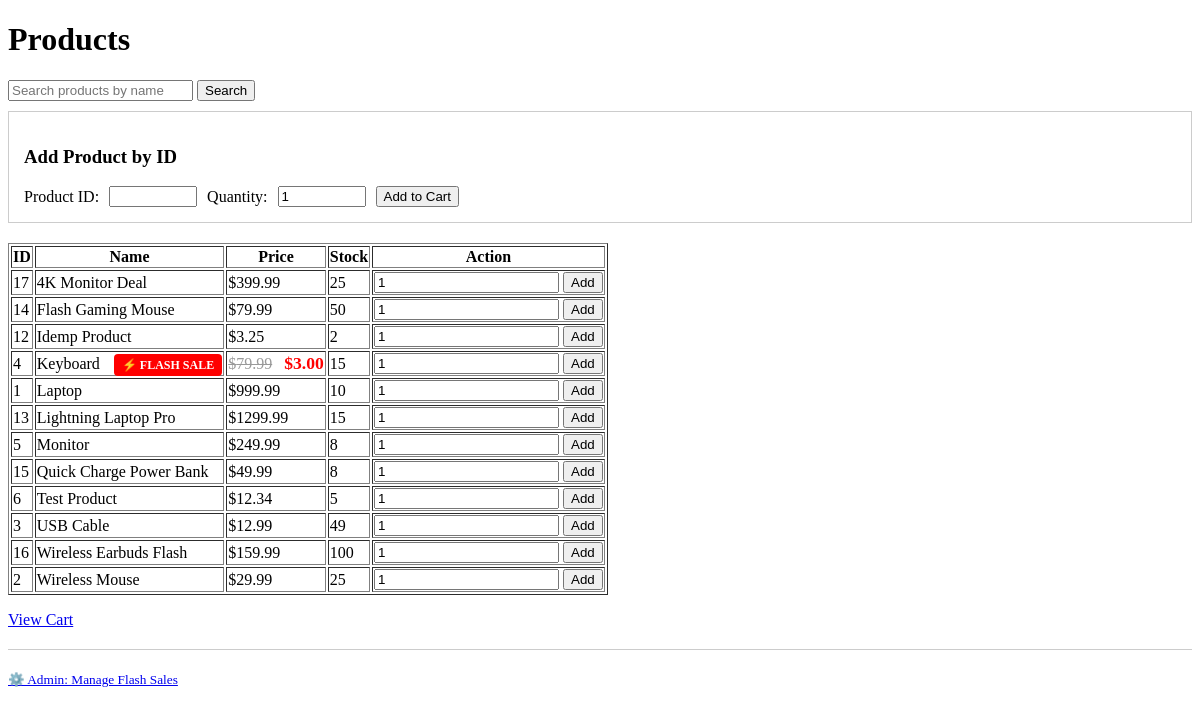
/products, run on an earlier commit of the app's database.
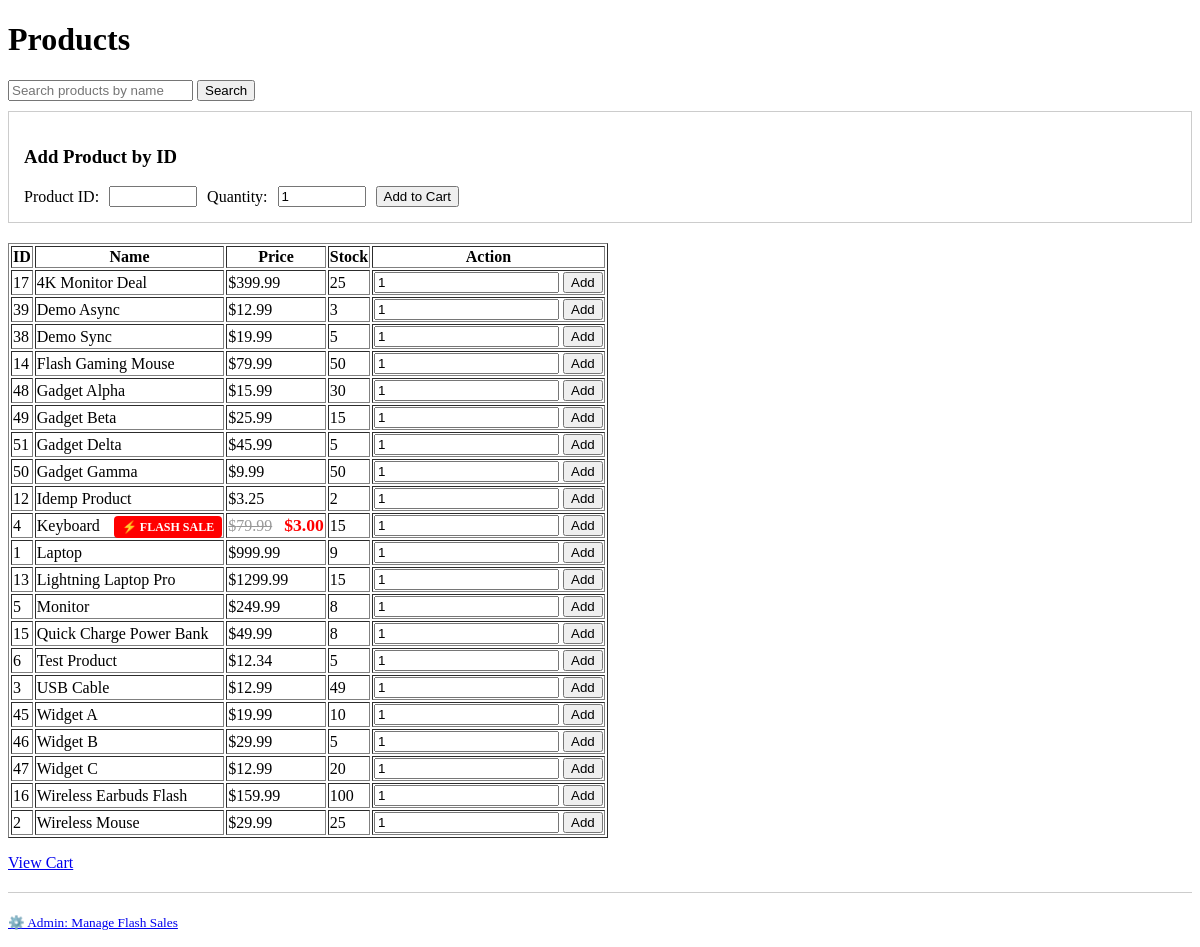
And on a later commit of the database.
### tables this page shows
CREATE TABLE product (
	id INTEGER PRIMARY KEY AUTOINCREMENT,
	name TEXT NOT NULL UNIQUE,
    price_cents INTEGER NOT NULL CHECK(price_cents >= 0),
    stock INTEGER NOT NULL CHECK(stock >= 0),
    active INTEGER NOT NULL DEFAULT 1 CHECK(active IN (0,1)),
    -- NEW: Flash sale columns
    flash_sale_active INTEGER DEFAULT 0,
    flash_sale_price_cents INTEGER
, flash_price_cents INTEGER CHECK(flash_price_cents >= 0), sale_start TIMESTAMP, sale_end TIMESTAMP);

### src/app.py (the view)
    @app.route("/products")
    def products():
        q = request.args.get("q", "").strip()
        conn = get_conn()
        try:
            try:
                repo = AProductRepo(conn)
                if q:
                    rows = repo.search_products(q)
                else:
                    rows = repo.get_all_products()
            except Exception:
                rows = []
                flash(
                    "Product table not available. Partner A needs to add user/product schema and seed.",
                    "error",
                )
            return render_template("products.html", products=rows, q=q)
        finally:
            conn.close()

### src/dao.py (called while the page is built)
def get_connection(db_path: str) -> sqlite3.Connection:
    conn = sqlite3.connect(db_path)
    conn.row_factory = sqlite3.Row
    conn.execute("PRAGMA foreign_keys = ON")
    return conn

### src/product_repo.py (called while the page is built)
    def get_all_products(self):
        cursor = self.conn.execute(
            """SELECT id, name, price_cents, stock,
                      flash_sale_active, flash_sale_price_cents
               FROM product
               WHERE active = 1
               ORDER BY name"""
        )
        rows = cursor.fetchall()
        products = []
        for row in rows:
            product = dict(row)
            if product['flash_sale_active'] == 1 and product['flash_sale_price_cents']:
                product['original_price'] = product['price_cents']
                product['price_cents'] = product['flash_sale_price_cents']
                product['is_flash_sale'] = True
            else:
                product['is_flash_sale'] = False
            products.append(product)
        return products

### src/templates/products.html (shortened to what this page needs)
<!doctype html>
<html>
  <head>
  </head>
  <body>
    <h1>Products</h1>
    <form method="get" action="/products" style="margin: 10px 0;">
      <input type="text" name="q" placeholder="Search products by name" value="{{ q or '' }}">
      <button type="submit">Search</button>
    </form>
    <div style="margin-bottom: 20px; padding: 15px; border: 1px solid #ccc;">
      <h3>Add Product by ID</h3>
      <form method="post" action="/cart/add" style="display: flex; gap: 10px; align-items: center;">
          <label for="product_id">Product ID:</label>
          <input type="number" name="product_id" id="product_id" min="1" required style="width: 80px;">
          <label for="qty">Quantity:</label>
          <input type="number" name="qty" id="qty" min="1" value="1" required style="width: 80px;">
          <button type="submit">Add to Cart</button>
      </form>
    </div>
    <table border="1">
      <tr><th>ID</th><th>Name</th><th>Price</th><th>Stock</th><th>Action</th></tr>
      {% for p in products %}
        <tr>
          <td>{{ p.id }}</td>
          <td>
            {{ p.name }}
            {% if p.is_flash_sale %}
              <span class="flash-badge">⚡ FLASH SALE</span>
            {% endif %}
          </td>
          <td>
            {% if p.is_flash_sale %}
              <span class="original-price">${{ '%.2f' % (p.original_price / 100.0) }}</span>
              <span class="flash-price">${{ '%.2f' % (p.price_cents / 100.0) }}</span>
            {% else %}
              ${{ '%.2f' % (p.price_cents / 100.0) }}
            {% endif %}
          </td>
          <td>{{ p.stock }}</td>
          <td>
            <form method="post" action="/cart/add">
              <input type="number" name="qty" value="1" min="1">
              <button type="submit">Add</button>
            </form>
          </td>
        </tr>
      {% endfor %}
    </table>
    <p><a href="/cart">View Cart</a></p>
    <p style="margin-top: 20px; padding-top: 20px; border-top: 1px solid #ccc;">
      <small><a href="/admin/flash-sale">⚙️ Admin: Manage Flash Sales</a></small>
  </p>
  </body>
</html>

### src/templates/products.html (style rules this page uses)
.flash-badge { background-color: #ff0000; color: white; padding: 4px 8px; border-radius: 4px; font-weight: bold; font-size: 12px; margin-left: 10px; }
.original-price { text-decoration: line-through; color: #999; margin-right: 8px; }
.flash-price { color: #ff0000; font-weight: bold; font-size: 1.1em; }

What changed in the data, as far as the page shows it:
added product: id "39", name "Demo Async", p.price_cents/100.0 "12.99", stock "3"
added product: id "38", name "Demo Sync", p.price_cents/100.0 "19.99", stock "5"
added product: id "48", name "Gadget Alpha", p.price_cents/100.0 "15.99", stock "30"
added product: id "49", name "Gadget Beta", p.price_cents/100.0 "25.99", stock "15"
added product: id "51", name "Gadget Delta", p.price_cents/100.0 "45.99", stock "5"
added product: id "50", name "Gadget Gamma", p.price_cents/100.0 "9.99", stock "50"
changed product "Laptop": stock "10" → "9"
added product: id "45", name "Widget A", p.price_cents/100.0 "19.99", stock "10"
added product: id "46", name "Widget B", p.price_cents/100.0 "29.99", stock "5"
added product: id "47", name "Widget C", p.price_cents/100.0 "12.99", stock "20"
